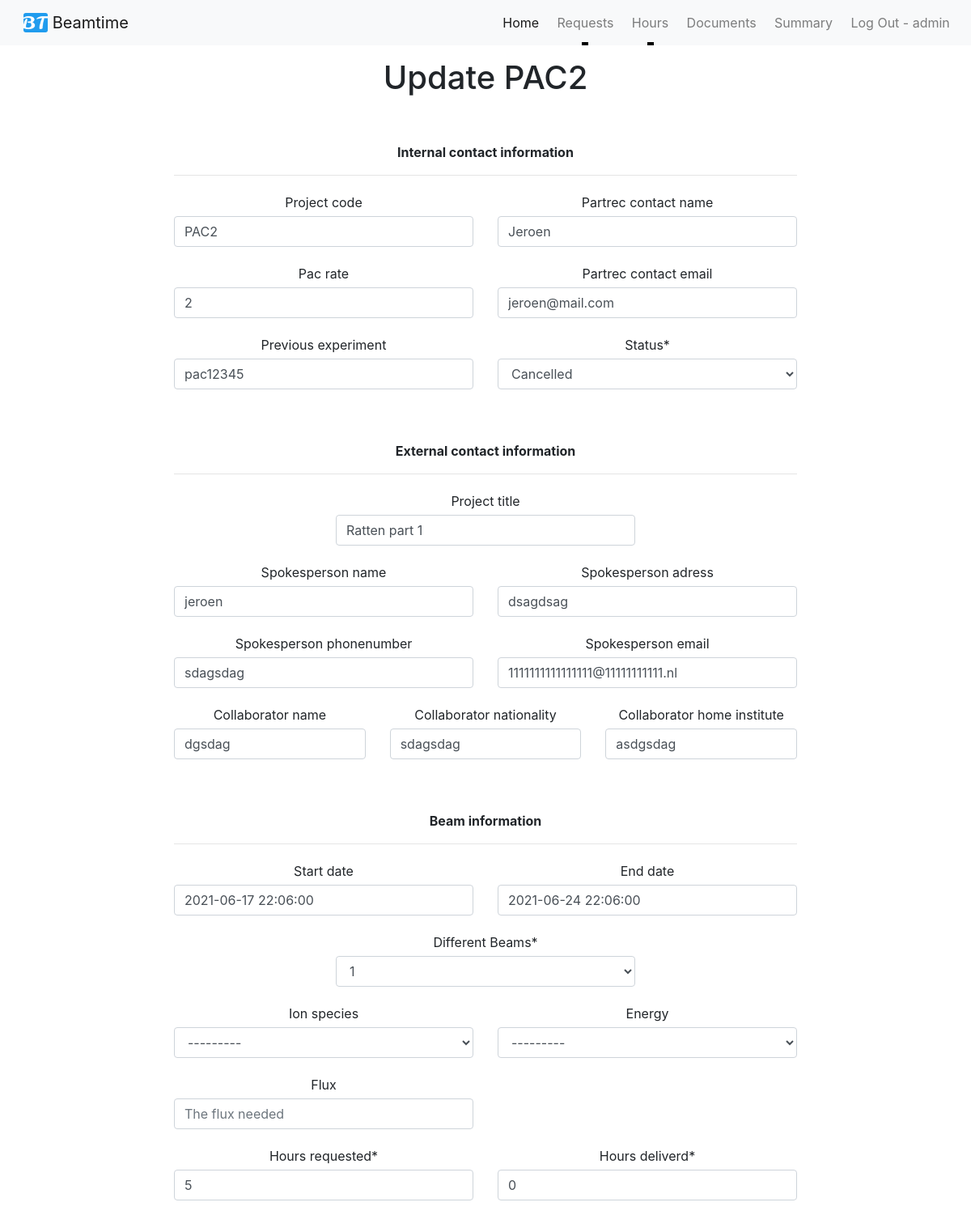
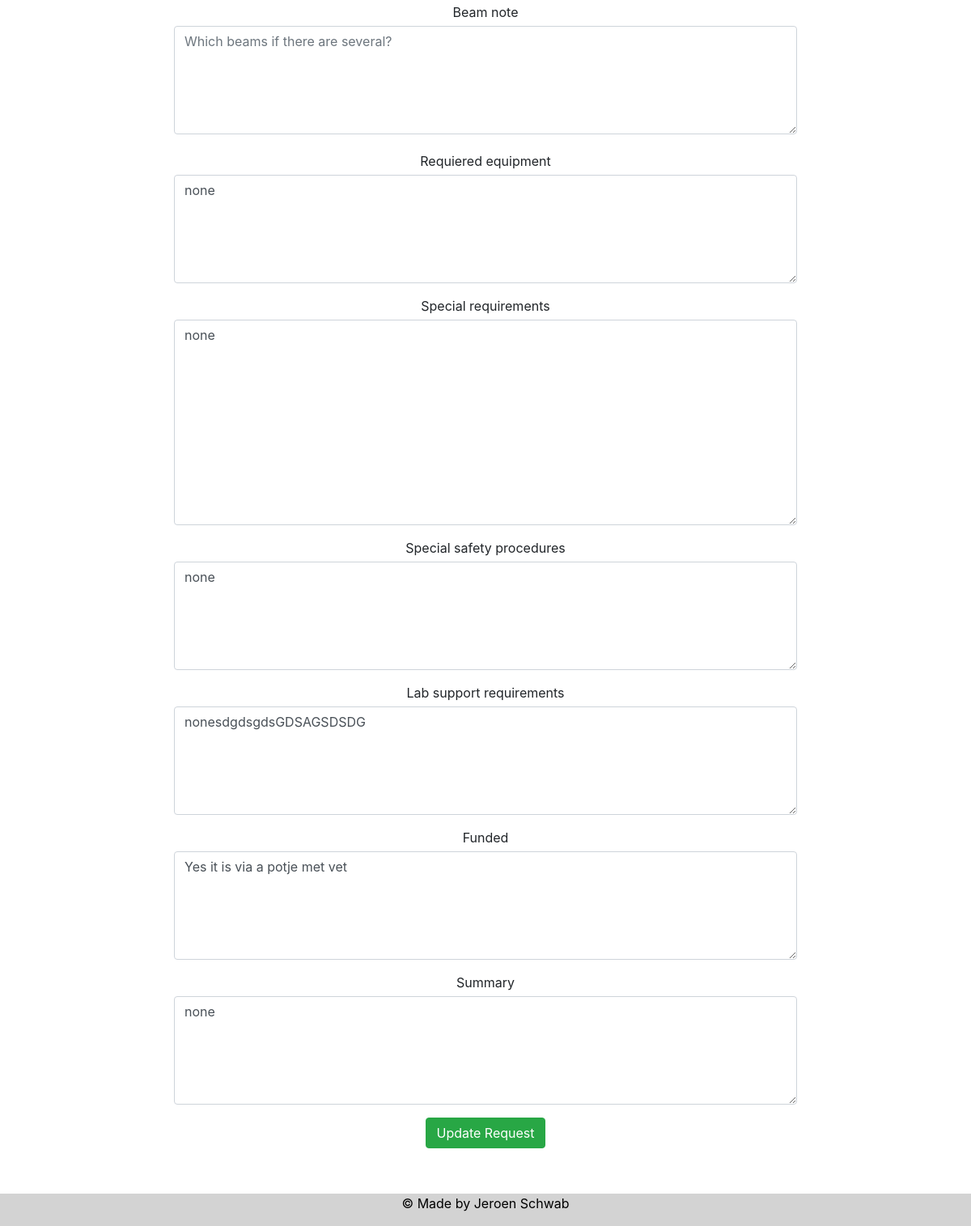
/beamrequest/PAC2/update/ (signed in), run on the app's committed database (2 pictures, top to bottom).
### beamrequest/models.py (models this page shows, shortened)
class BeamRequestModel(models.Model):
	SELECT		= 'Select'
	REQUEST		= 'Request'
	TENTATIVE	= 'Tentavive'
	ACCEPTED	= 'Accepted'
	CONFIRMED	= 'Confirmed'
	CANCELLED	= 'Cancelled'
	COMPLETED	= 'Completed'
	QUEUED		= 'Queued'
	STATUS_CHOICES = [
		(SELECT, ('Select an option')),
		(REQUEST, ('Request')),
		(TENTATIVE, ('Tentative')),
		(ACCEPTED,  ('Accepted')),
		(CONFIRMED, ('Confirmed')),
		(CANCELLED, ('Cancelled')),
		(COMPLETED, ('Completed')),
		(QUEUED, ('Queued')),
	]
	DIFBEAMS_CHOICES = [tuple([x,x]) for x in range(1,5)]
	SHIFTS_CHOICES = [tuple([x,x]) for x in range(1,17)]
	project_code = models.CharField(unique=True, max_length=20, blank = True)
	pac_rate = models.CharField(max_length=10, blank = True)
	partrec_contact_name = models.CharField(max_length=50, blank = True)
	partrec_contact_email = models.EmailField(blank = True)
	previous_experiment = models.CharField(max_length=200, blank = True)
	status = models.CharField(max_length=25, choices=STATUS_CHOICES, default='SELECT')
	project_title = models.CharField(max_length=100, blank = True)
	spokesperson_name = models.CharField(max_length=50, blank = True)
	spokesperson_adress = models.CharField(max_length=50, blank = True)
	spokesperson_phonenumber = models.CharField(max_length=20, blank = True)
	spokesperson_email = models.EmailField(blank = True)
	collaborator_name = models.TextField(blank = True)
	collaborator_nationality = models.TextField(blank = True)
	collaborator_home_institute = models.TextField(blank = True)
	Different_Beams = models.IntegerField(choices=DIFBEAMS_CHOICES, default='1')
	beam_note = models.TextField(blank = True)
	hours_requested = models.IntegerField(default='1')
	hours_deliverd = models.PositiveIntegerField(default='0')
	ion_species = models.ForeignKey(IonSpecies, on_delete=models.CASCADE, blank = True, null=True)
	energy = ChainedForeignKey(Energys, chained_field="ion_species", chained_model_field="ion_species",	show_all=False,	auto_choose=True, blank = True, null=True)
	flux = models.CharField(max_length=50, blank = True, null = True)
	start_date = models.DateTimeField(blank = True, null=True)
	end_date = models.DateTimeField(blank = True, null=True)
	requiered_equipment = models.TextField(blank = True)
	special_requirements = models.TextField(blank = True)
	special_safety_procedures = models.TextField(blank = True)
	lab_support_requirements = models.TextField(blank = True)
	funded = models.TextField(blank = True)
	summary = models.TextField(blank = True)

### beamrequest/views.py (the view)
# urls.py: path('<str:project_code>/update/', beam_request_update_page, name='update'),
@staff_member_required
def beam_request_update_page(request, project_code):
    template_name = 'request/update.html'
    obj = get_object_or_404(BeamRequestModel, project_code = project_code)
    form = BeamRequestForm(request.POST or None, instance=obj)
    if form.is_valid():
        print(form.cleaned_data)
        form.save()
        return redirect('/beamrequest/home/')
    context = {"title": f"Update {obj.project_code}", 'form': form }
    return render(request, template_name, context)

### beamrequest/models.py (called while the page is built)
	def __str__(self):
		return self.name

	def __str__(self):
		return self.name

### templates/request/update.html (shortened to what this page needs)
{% extends 'base.html' %}
{% load crispy_forms_tags %}
{% block content %}
	<form method="post" novalidate>
		<br><br>
		<b>Internal contact information</b>
		<hr class="divider"></hr>
		<div class="row justify-content-center">
			<div class="col-6">
			 {{ form.project_code|as_crispy_field }}
			</div>
			<div class="col-6">
			 {{ form.partrec_contact_name|as_crispy_field }}
			</div>
		</div>
		<div class="row justify-content-center">
			<div class="col-6">
			 {{ form.pac_rate|as_crispy_field }}
			</div>
			<div class="col-6">
			 {{ form.partrec_contact_email|as_crispy_field }}
			</div>
		</div>
		<div class="row justify-content-center">
			<div class="col-6">
			 {{ form.previous_experiment|as_crispy_field }}
			</div>
			<div class="col-6">
			 {{ form.status|as_crispy_field }}
		 </div>
		</div>
		<br><br>
		<b>External contact information</b>
		<hr class="divider"></hr>
		<div class="row justify-content-center">
		 <div class="col-6">
			{{ form.project_title|as_crispy_field }}
		 </div>
		</div>
		<div class="row justify-content-center">
		 <div class="col-6">
			{{ form.spokesperson_name|as_crispy_field }}
		 </div>
		 <div class="col-6">
			{{ form.spokesperson_adress|as_crispy_field }}
		 </div>
		</div>
		<div class="row justify-content-center">
		 <div class="col-6">
			{{ form.spokesperson_phonenumber|as_crispy_field }}
		 </div>
		 <div class="col-6">
			{{ form.spokesperson_email|as_crispy_field }}
		 </div>
		</div>
		<div class="row justify-content-center">
		 <div class="col-4">
			{{ form.collaborator_name|as_crispy_field }}
		 </div>
		 <div class="col-4">
			{{ form.collaborator_nationality|as_crispy_field }}
		 </div>
		 <div class="col-4">
			{{ form.collaborator_home_institute|as_crispy_field }}
		 </div>
		</div>
		 <br><br>
		 <b>Beam information</b>
		 <hr class="divider"></hr>
		<div class="row justify-content-center">
			<div class="col-6">
			 {{ form.start_date|as_crispy_field }}
			</div>
		    <div class="col-6">
			 {{ form.end_date|as_crispy_field }}
			</div>
		</div>
		<div class="row justify-content-center">
			<div class="col-6">
  				{{ form.Different_Beams|as_crispy_field }}
 			</div>
		</div>
		<div class="row justify-content-center">
			<div class="col-6">
	  			{{ form.ion_species|as_crispy_field }}
	  		</div>
	  		<div class="col-6">
				{{ form.energy|as_crispy_field }}
			</div>
	  		<div class="col-6">
				{{ form.flux|as_crispy_field }}
			</div>
	  		<div class="col-6">
	  		</div>
	  		<div class="col-6">
				{{ form.hours_requested|as_crispy_field }}
			</div>
	  		<div class="col-6">
				{{ form.hours_deliverd|as_crispy_field }}
			</div>
	  		<div class="col-12">
				{{ form.beam_note|as_crispy_field }}
			</div>
		</div>
		<div class="row justify-content-center">
  		<div class="col-12">
		  {{ form.requiered_equipment|as_crispy_field }}
		  {{ form.special_requirements|as_crispy_field }}
		  {{ form.special_safety_procedures|as_crispy_field }}
		  {{ form.lab_support_requirements|as_crispy_field }}
		  {{ form.funded|as_crispy_field }}
		  {{ form.summary|as_crispy_field }}
		</div>
		</div>
		<div class="row justify-content-center">
			<button type="submit" class="btn btn-success">Update Request</button>
		</div>
	</form>
<br><br><br><br>
{% endblock %}

### templates/base.html (shortened to what this page needs)
<!doctype html>
{% load static %}
<html lang="en">
  <head>
    {% load bootstrap4 %}
    {% bootstrap_css %}
    <link href="https://cdnjs.cloudflare.com/ajax/libs/bootstrap-datetimepicker/4.17.47/css/bootstrap-datetimepicker.css" type="text/css" media="all" rel="stylesheet">
    <link href="/static/bootstrap_datepicker_plus/css/datepicker-widget.css" type="text/css" media="all" rel="stylesheet">
    <link rel="stylesheet" type="text/css" href="{% static '/css/style.css' %}" media="screen"/>
  </head>
  <body>
    {% include 'navbar_main.html' %}
    <br><br><br>
  	<div class='container-fluid'>
  		<div class='row'>
  			<div class='col-8 mx-auto'>
    			 <center>
			     <h1>{{title}}</h1>
			     {% block content %}
			     {% endblock %}
			     </center>
    		</div>
		  </div>
    </div>
  {% include 'footer.html' %}
  </body>
</html>

### templates/navbar_main.html (shortened to what this page needs)
{% load static %}
<nav class="navbar fixed-top navbar-expand-lg navbar-light bg-light">
  <div class="container-fluid">
    <a href="/" class="navbar-brand">
     <img src="{% static '/img/favicon.ico' %}" alt="" width="30" height="24" class="d-inline-block align-text-top">
     Beamtime
    </a>
    <div class="collapse navbar-collapse" id="navbarMain">
      <ul class="navbar-nav ml-auto">
        <li class="nav-item active">
          <a class="nav-link" href="/">Home</a>
        </li>
        {% if user.is_authenticated %}
          <li class="nav-item dropdown">
            <a class="nav-link dropdown-toggle" id="navbarRequest" role="button" data-toggle="dropdown" href="">Requests</a>
          </li>
          <li class="nav-item dropdown">
            <a class="nav-link dropdown-toggle" id="navbarHours" role="button" data-toggle="dropdown" href="">Hours</a>
          </li>
          <li class="nav-item">
            <a class="nav-link" href="/documentation/home">Documents</a>
          </li>
          <li class="nav-item">
            <a class="nav-link" href="/summary/home">Summary</a>
          </li>
          <li class="nav-item">
            <a class="nav-link" href="{% url 'logout' %}">Log Out - {{ user.username }}</a>
          </li>
        </ul>
        {% else %}
          <li class="nav-item">
            <a class="nav-link" href="{% url 'login' %}">Log In</a>
          </li>
        {% endif %}
    </div>
  </div>
</nav>

### templates/footer.html
  <footer>
    <div class="footer">
      <center><p> &copy; Made by Jeroen Schwab </p></center>
    </div>
  </footer>

### static/css/style.css (style rules this page uses)
label { display: block; margin: 5px 0; }
@media only screen and (min-width: 960px) { .navbar .navbar-nav .nav-link { padding: 1em 0.7em; } }
@media only screen and (min-width: 960px) { .navbar { padding: 0; } }
@media only screen and (min-width: 960px) { .navbar .navbar-brand { padding: 0 0.7em; } }
.navbar .navbar-nav .nav-link { position: relative; }
.navbar .navbar-nav .nav-link::after { position: absolute; bottom: 0; left: 0; right: 0; margin: auto; background-color: #000000; color: transparent; width: 0%; content: ''; height: 3px; transition: all 0.5s; }

### templates/base.html (style rules this page uses)
.footer { position: fixed; left: 0; bottom: 0; width: 100%; background-color: lightgray; color: black; text-align: center; }

### data on the page
BeamRequestModel: project_code "PAC2", partrec_contact_name "Jeroen", pac_rate "2", partrec_contact_email "jeroen@mail.com", previous_experiment "pac12345", status "Cancelled", project_title "Ratten part 1", spokesperson_name "jeroen", spokesperson_adress "dsagdsag", spokesperson_phonenumber "sdagsdag", spokesperson_email "1111111111111111@11111111111.nl", collaborator_name "dgsdag", collaborator_nationality "sdagsdag", collaborator_home_institute "asdgsdag", start_date "2021-06-17 22:06:00", end_date "2021-06-24 22:06:00", Different_Beams "1", ion_species "---------", energy "---------", hours_requested "5", hours_deliverd "0", requiered_equipment "none", special_requirements "none", special_safety_procedures "none", lab_support_requirements "nonesdgdsgdsGDSAGSDSDG", funded "Yes it is via a potje met vet", summary "none"

### other printed values
{{ user.username }} "admin"
{{ title }} "Update PAC2"
